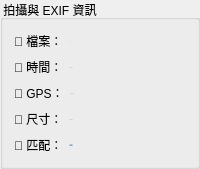
         <widget class="QGroupBox" name="info_group">
          <property name="sizePolicy">
           <sizepolicy hsizetype="Preferred" vsizetype="Preferred">
            <horstretch>0</horstretch>
            <verstretch>0</verstretch>
           </sizepolicy>
          </property>
          <property name="minimumSize">
           <size>
            <width>0</width>
            <height>0</height>
           </size>
          </property>
          <property name="title">
           <string> 拍攝與 EXIF 資訊 </string>
          </property>
          <layout class="QVBoxLayout" name="verticalLayout_21">
           <item>
            <layout class="QHBoxLayout" name="horizontalLayout_12">
             <item>
              <widget class="QLabel" name="lbl_fn_title">
               <property name="text">
                <string>📁 檔案：</string>
               </property>
              </widget>
             </item>
             <item>
              <widget class="QLabel" name="lbl_info_filename">
               <property name="styleSheet">
                <string notr="true">font-weight: bold; color: #e2e8f0;</string>
               </property>
               <property name="text">
                <string>-</string>
               </property>
               <property name="wordWrap">
                <bool>true</bool>
               </property>
              </widget>
             </item>
             <item>
              <spacer name="horizontalSpacer_5">
               <property name="orientation">
                <enum>Qt::Orientation::Horizontal</enum>
               </property>
               <property name="sizeHint" stdset="0">
                <size>
                 <width>40</width>
                 <height>20</height>
                </size>
               </property>
              </spacer>
             </item>
            </layout>
           </item>
           <item>
            <layout class="QHBoxLayout" name="horizontalLayout_15">
             <item>
              <widget class="QLabel" name="lbl_time_title">
               <property name="text">
                <string>📅 時間：</string>
               </property>
              </widget>
             </item>
             <item>
              <widget class="QLabel" name="lbl_info_time">
               <property name="styleSheet">
                <string notr="true">color: #cbd5e0;</string>
               </property>
               <property name="text">
                <string>-</string>
               </property>
              </widget>
             </item>
             <item>
              <spacer name="horizontalSpacer_7">
               <property name="orientation">
                <enum>Qt::Orientation::Horizontal</enum>
               </property>
               <property name="sizeHint" stdset="0">
                <size>
                 <width>40</width>
                 <height>20</height>
                </size>
               </property>
              </spacer>
             </item>
            </layout>
           </item>
           <item>
            <layout class="QHBoxLayout" name="horizontalLayout_16">
             <item>
              <widget class="QLabel" name="lbl_gps_title">
               <property name="text">
                <string>📍 GPS：</string>
               </property>
              </widget>
             </item>
             <item>
              <widget class="QLabel" name="lbl_info_gps">
               <property name="styleSheet">
                <string notr="true">color: #cbd5e0;</string>
               </property>
               <property name="text">
                <string>-</string>
               </property>
              </widget>
             </item>
             <item>
              <spacer name="horizontalSpacer_8">
               <property name="orientation">
                <enum>Qt::Orientation::Horizontal</enum>
               </property>
               <property name="sizeHint" stdset="0">
                <size>
                 <width>40</width>
                 <height>20</height>
                </size>
               </property>
              </spacer>
             </item>
            </layout>
           </item>
           <item>
            <layout class="QHBoxLayout" name="horizontalLayout_19">
             <item>
              <widget class="QLabel" name="lbl_res_title">
               <property name="text">
                <string>📐 尺寸：</string>
               </property>
              </widget>
             </item>
             <item>
              <widget class="QLabel" name="lbl_info_res">
               <property name="styleSheet">
                <string notr="true">color: #cbd5e0;</string>
               </property>
               <property name="text">
                <string>-</string>
               </property>
              </widget>
             </item>
             <item>
              <spacer name="horizontalSpacer_9">
               <property name="orientation">
                <enum>Qt::Orientation::Horizontal</enum>
               </property>
               <property name="sizeHint" stdset="0">
                <size>
                 <width>40</width>
                 <height>20</height>
                </size>
               </property>
              </spacer>
             </item>
            </layout>
           </item>
           <item>
            <layout class="QHBoxLayout" name="horizontalLayout_20">
             <item>
              <widget class="QLabel" name="lbl_match_title">
               <property name="text">
                <string>📏 匹配：</string>
               </property>
              </widget>
             </item>
             <item>
              <widget class="QLabel" name="lbl_info_match">
               <property name="styleSheet">
                <string notr="true">color: #63b3ed; font-weight: bold;</string>
               </property>
               <property name="text">
                <string>-</string>
               </property>
              </widget>
             </item>
             <item>
              <spacer name="horizontalSpacer_10">
               <property name="orientation">
                <enum>Qt::Orientation::Horizontal</enum>
               </property>
               <property name="sizeHint" stdset="0">
                <size>
                 <width>40</width>
                 <height>20</height>
                </size>
               </property>
              </spacer>
             </item>
            </layout>
           </item>
          </layout>
         </widget>
